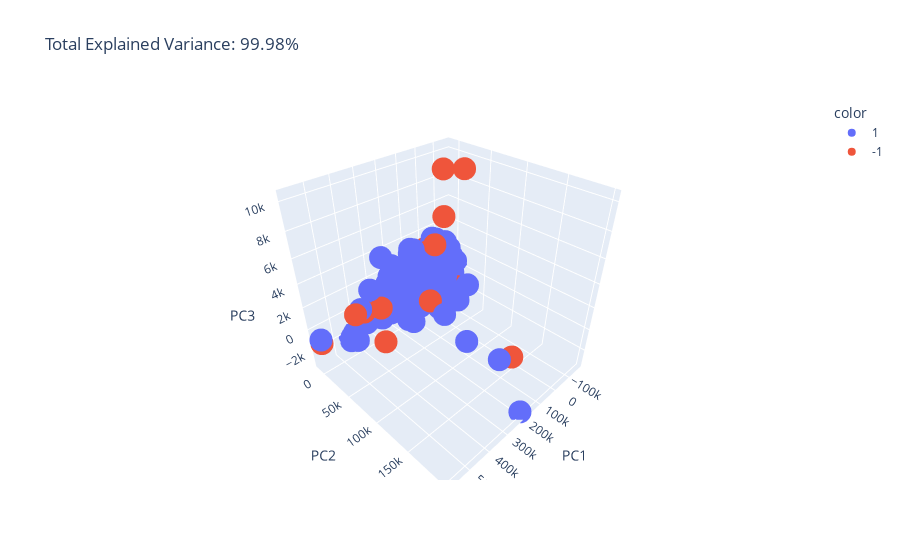

The code cell stored with this chart in its notebook:
### Code cell
outliers_index = outliers["id"].tolist()
X_train_ready["anomaly"] = np.where(X_train_ready["id"].isin(outliers_index), -1, 1).astype(str)
pca=PCA(n_components=3)
components = pca.fit_transform(X_train_ready)
total_var = pca.explained_variance_ratio_.sum()*100
fig = px.scatter_3d(components, x=0, y=1,z=2, hover_data=[X_train_ready.index], color=X_train_ready["anomaly"], title=f'Total Explained Variance: {total_var:.2f}%', labels={'0': 'PC1', '1': 'PC2', '2':'PC3'})
fig.show()

### Figure 1 — Plotly figure (JSON) as saved in the notebook; plotly's stock layout.template omitted (floating-point values rounded to 4 significant figures; data arrays with more than 128 entries replaced by an {"elided": "..."} marker saying what was removed)
{"data": [{"customdata": {"elided": "2169x1 int values"}, "hovertemplate": "color=1<br>PC1=%{x}<br>PC2=%{y}<br>PC3=%{z}<br>hover_data_0=%{customdata[0]}<extra></extra>", "legendgroup": "1", "marker": {"color": "#636efa", "symbol": "circle"}, "mode": "markers", "name": "1", "scene": "scene", "showlegend": true, "type": "scatter3d", "x": {"elided": "2169 float values"}, "y": {"elided": "2169 float values"}, "z": {"elided": "2169 float values"}}, {"customdata": [[1], [183], [199], [247], [395], [497], [532], [646], [715], [748], [769], [843], [1225], [1296], [1402], [1413], [1441], [1502], [1532], [1536], [1556], [1632], [1633], [1656], [1682], [1837], [1865], [1896]], "hovertemplate": "color=-1<br>PC1=%{x}<br>PC2=%{y}<br>PC3=%{z}<br>hover_data_0=%{customdata[0]}<extra></extra>", "legendgroup": "-1", "marker": {"color": "#EF553B", "symbol": "circle"}, "mode": "markers", "name": "-1", "scene": "scene", "showlegend": true, "type": "scatter3d", "x": [-165700.0, -19060.0, -96850.0, 296300.0, 366300.0, -43190.0, 21770.0, -17300.0, -114600.0, -81560.0, 1402.0, 405600.0, -56950.0, -115100.0, 81130.0, 54380.0, -72700.0, -139800.0, 566000.0, 5828.0, -36110.0, -121000.0, 360100.0, 106700.0, 21070.0, 6708.0, -127200.0, -28920.0], "y": [9195.0, -2387.0, 23910.0, 4347.0, -2556.0, -3193.0, 7341.0, 54490.0, -2061.0, -1914.0, 12040.0, -4482.0, 1648.0, 2146.0, 1930.0, 153000.0, 2742.0, -1148.0, -10720.0, 29210.0, -2078.0, 15110.0, 33060.0, 33860.0, 222.2, 29920.0, 5871.0, 1643.0], "z": [-1217.0, -559.6, -1124.0, -249.1, -179.4, 420.0, 2888.0, 10300.0, 1088.0, 1616.0, 3434.0, -116.4, 1111.0, -1750.0, 1757.0, -1986.0, -1258.0, -1860.0, -1432.0, 9970.0, -643.4, -1566.0, -1848.0, -370.0, 2949.0, 6337.0, -1622.0, 2672.0]}], "layout": {"legend": {"title": {"text": "color"}, "tracegroupgap": 0}, "scene": {"domain": {"x": [0, 1], "y": [0, 1]}, "xaxis": {"title": {"text": "PC1"}}, "yaxis": {"title": {"text": "PC2"}}, "zaxis": {"title": {"text": "PC3"}}}, "title": {"text": "Total Explained Variance: 99.98%"}}}
